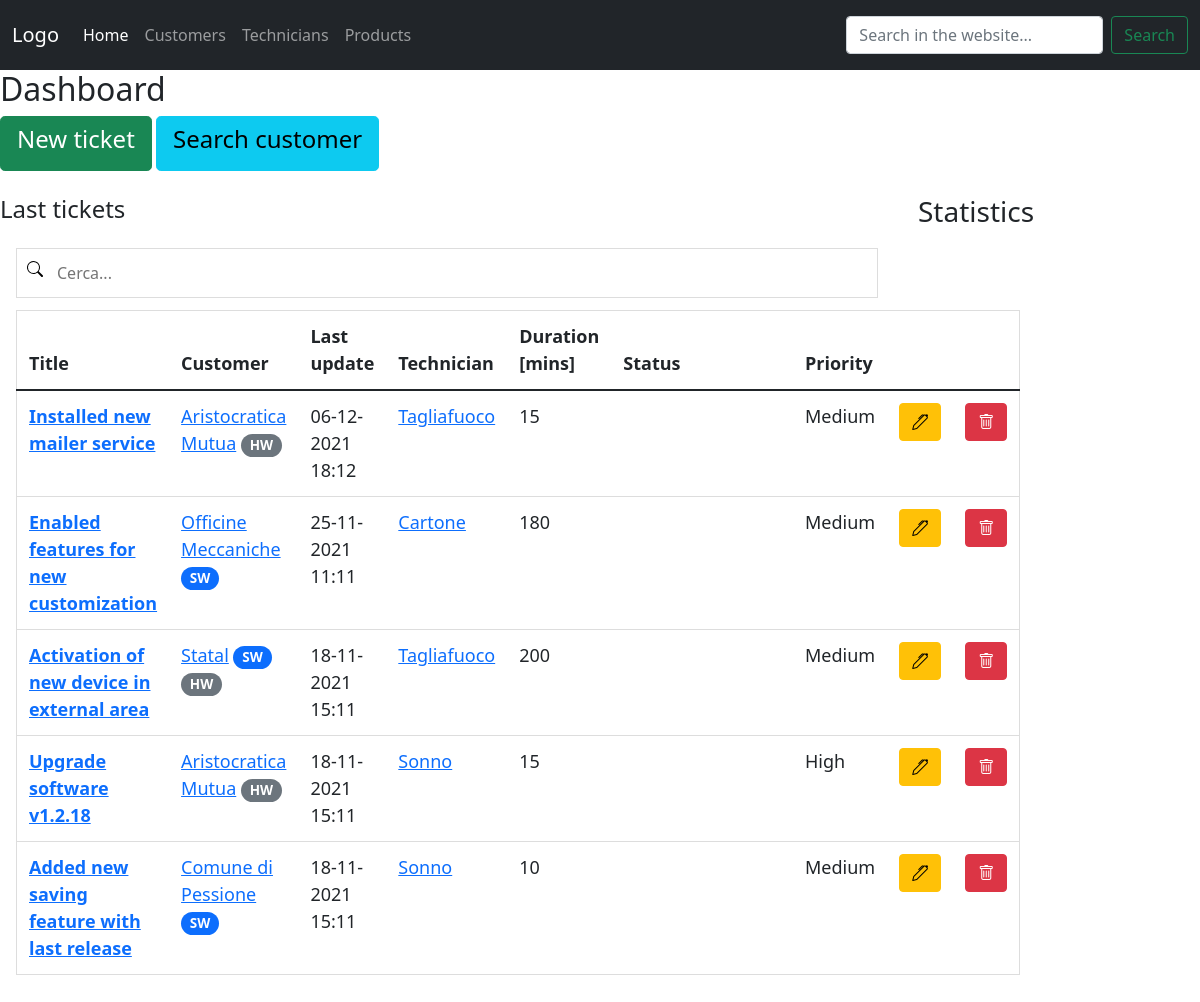
The app's page /, older data.
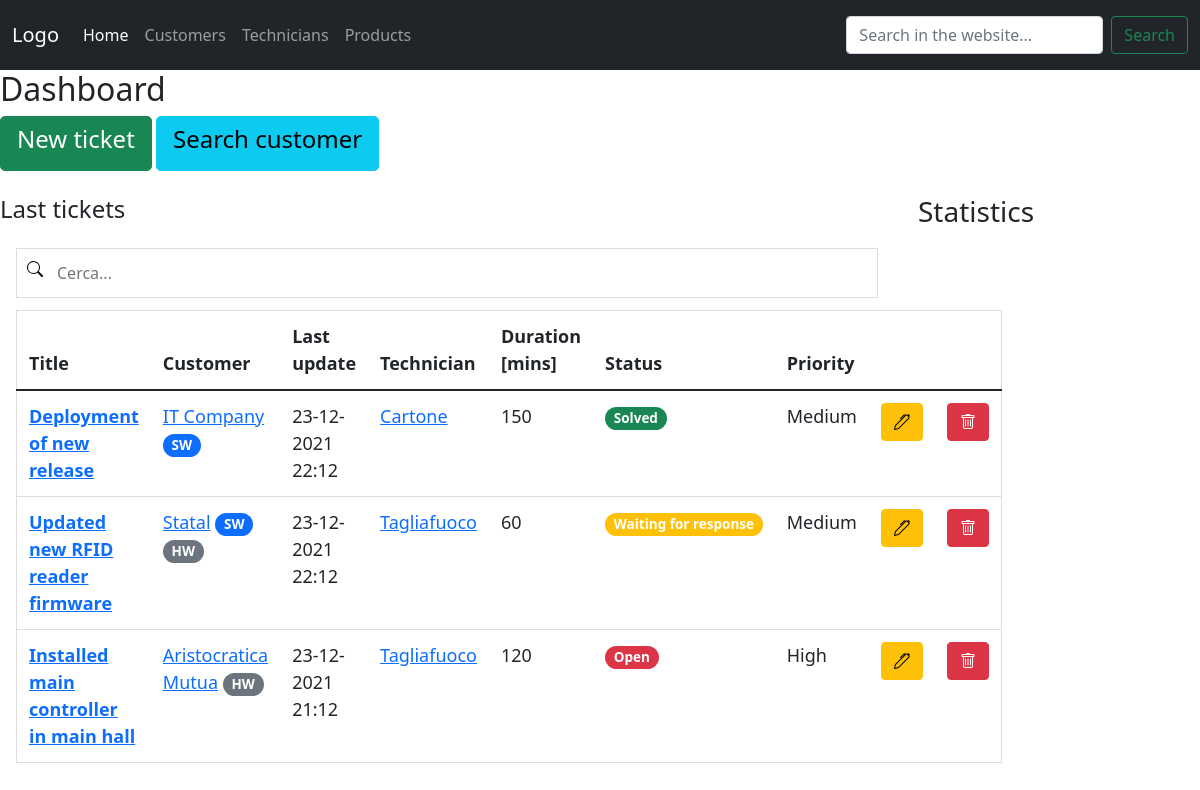
The same page, newer data.
### hotline/models.py (models this page shows, shortened)
class ticket(models.Model):
    customer_id = models.ForeignKey('customer', on_delete=models.PROTECT)
    technician_id = models.ForeignKey('technician', on_delete=models.PROTECT)
    products = models.ManyToManyField('product', blank=True)
    title = models.CharField(max_length=255, blank=True)
    updated_at = models.DateTimeField(auto_now=True)
    notes = models.TextField(blank=True)
    duration = models.IntegerField()
    status_id = models.ForeignKey('status', default='1', on_delete=models.PROTECT)
    priority_id = models.ForeignKey('priority', default='1', on_delete=models.PROTECT)
    created_at = models.DateTimeField(auto_now_add=True)
    order_number = models.IntegerField(null=True, blank=True)

class customer(models.Model):
    name = models.CharField(max_length=255)
    reference = models.CharField(max_length=255)
    reference_phone = models.CharField(max_length=50, null=True, blank=True)
    reference_email = models.CharField(max_length=50, null=True, blank=True)
    address = models.CharField(max_length=255, null=True, blank=True)
    phone = models.CharField(max_length=255, null=True, blank=True)
    sw_contract = BooleanField(default=False)
    hw_contract = BooleanField(default=False)
    def __str__(self):
        return self.name

class technician(models.Model):
    first_name = models.CharField(max_length=50)
    last_name = models.CharField(max_length=50)
    office_phone = models.CharField(max_length=15, null=True, blank=True)
    mobile_phone = models.CharField(max_length=15, null=True, blank=True)
    email = models.CharField(max_length=100, null=True, blank=True)
    department_id = ForeignKey('department', on_delete=models.PROTECT)
    def __str__(self):
        return self.last_name

class priority(models.Model):
    PRIORITY_COLORS = [
        ('red', 'Red'),
        ('orange', 'Orange'),
        ('yellow', 'Yellow'),
        ('green', 'Green'),
    ]
    name = models.CharField(max_length=50, default='low')
    color = models.CharField(max_length=50, default='green', choices=PRIORITY_COLORS)
    def __str__(self):
        return self.name

class status(models.Model):
    STATUS_COLORS = [     # Values from pill badges in Bootstrap
        ('bg-danger','red'),
        ('bg-warning','orange'),
        ('bg-light','white'),
        ('bg-success','green')
    ]
    name = models.CharField(max_length=50, default='pending')
    color = models.CharField(max_length=50, default='red', choices=STATUS_COLORS)
    def __str__(self):
        return self.name

### hotline/views.py (the view)
# urls.py: path('', views.dashboard, name='home'),
def dashboard(request):
    tickets = all_tickets.order_by('-updated_at')
    current_year = datetime.now().year
    context = {
        'tickets': tickets,
        'customers': all_customers,
        'technicians': all_technicians,
        'current_year': current_year
    }
    return render(request, 'hotline/dashboard.html', context)

### hotline/templates/hotline/dashboard.html (shortened to what this page needs)
{% extends 'hotline/home.html' %}
{% block content %}
<h2>Dashboard</h2>
<div class="row">
    <div class="col-4">
        <a href="{% url 'new_ticket' %}" class="btn btn-success btn-lg">
            <h4>New ticket</h4>
        </a>
        <a href="{% url 'customer_list' %}" class="btn btn-info btn-lg">
            <h4>Search customer</h4>
        </a>
    </div>
</div>
<div class="row">
    <div class="col-9">
        <div class="card-title">
            <h4>Last tickets</h4>
        </div>
        <div class="card-body">
            {% include 'hotline/ticket_table.html' %}
        </div>
    </div>
    <div class="col-3">
        <h3>Statistics</h3>
    </div>
</div>
{% endblock %}

### hotline/templates/hotline/ticket_table.html
<input type="text" id="SearchInput" onkeyup="filterTable()" placeholder="Cerca..." title="Type in a name">
<table id="searchableTable" class="table table-responsive table-hover">
    <thead class="thead dark">
        <tr>
            <th scope="col">Title</th>
            <th scope="col">Customer</th>
            <th scope="col">Last update</th>
            <th scope="col">Technician</th>
            <th scope="col">Duration [mins]</th>
            <th scope="col">Status</th>
            <th scope="col">Priority</th>
            <th scope="col"></th>
            <th scope="col"></th>
        </tr>
    </thead>
    <tbody>
        {% for ticket in tickets %}
        <tr>
            <td><a href="{% url 'ticket_detail' ticket.id %}"><b>{{ticket.title}}</b></a></td>
            <td><a href="{% url 'customer_detail' ticket.customer_id.id %}">{{ticket.customer_id}}</a>
                {% if ticket.customer_id.sw_contract == True %}
                <span class="badge rounded-pill bg-primary" data-bs-toogle="tooltip" data-bs-placement="top" title="SOFTWARE maintenance contract for {{current_year}}">SW</span>
                {% endif %}
                {% if ticket.customer_id.hw_contract == True %}
                <span class="badge rounded-pill bg-secondary" data-bs-toogle="tooltip" data-bs-placement="top" title="HARDWARE maintenance contract for {{current_year}}">HW</span>
                {% endif %}
            </td>
            <td>{{ticket.updated_at|date:"d-m-Y H:m"}}</td>
            <td><a href="{% url 'technician_detail' ticket.technician_id.id %}">
                {{ticket.technician_id}}</a></td>
            <td>{{ticket.duration}}</td>
            <td><span class="badge rounded-pill {{ticket.status_id.color}}">{{ticket.status_id}}</span></td>
            <td>{{ticket.priority_id}}</td>
            <td><a href="{% url 'update_ticket' ticket.id %}"><span class="btn btn-warning"><i class="bi bi-pen"></i></span></a></td>
            <td><a href="#"><span class="btn btn-danger"><i class="bi bi-trash"></i></span></a></td>
        </tr>
        {% endfor %}
    </tbody>
</table>

Row changes from the older to the newer data that the page shows:
removed ticket: title "Installed new mailer service", customer_id "Aristocratica Mutua", updated_at "06-12-2021 18:12", technician_id "Tagliafuoco", duration "15", priority_id "Medium"
removed ticket: title "Enabled features for new customization", customer_id "Officine Meccaniche", updated_at "25-11-2021 11:11", technician_id "Cartone", duration "180", priority_id "Medium"
removed ticket: title "Activation of new device in external area", customer_id "Statal", updated_at "18-11-2021 15:11", technician_id "Tagliafuoco", duration "200", priority_id "Medium"
removed ticket: title "Upgrade software v1.2.18", customer_id "Aristocratica Mutua", updated_at "18-11-2021 15:11", technician_id "Sonno", duration "15", priority_id "High"
removed ticket: title "Added new saving feature with last release", customer_id "Comune di Pessione", updated_at "18-11-2021 15:11", technician_id "Sonno", duration "10", priority_id "Medium"
added ticket: title "Deployment of new release", customer_id "IT Company", updated_at "23-12-2021 22:12", technician_id "Cartone", duration "150", status_id "Solved", priority_id "Medium"
added ticket: title "Updated new RFID reader firmware", customer_id "Statal", updated_at "23-12-2021 22:12", technician_id "Tagliafuoco", duration "60", status_id "Waiting for response", priority_id "Medium"
added ticket: title "Installed main controller in main hall", customer_id "Aristocratica Mutua", updated_at "23-12-2021 21:12", technician_id "Tagliafuoco", duration "120", status_id "Open", priority_id "High"
